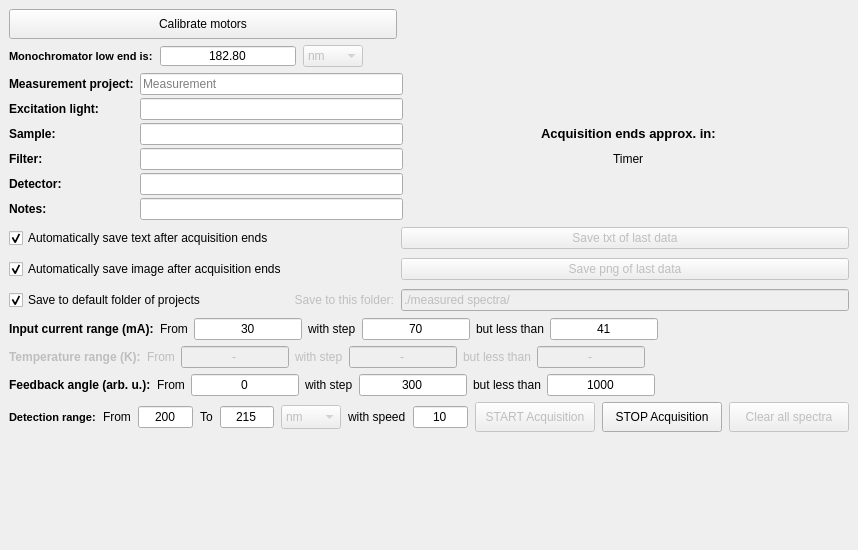
<?xml version="1.0" encoding="UTF-8"?>
<ui version="4.0">
 <class>MainWindow</class>
 <widget class="QMainWindow" name="MainWindow">
  <property name="geometry">
   <rect>
    <x>0</x>
    <y>0</y>
    <width>858</width>
    <height>550</height>
   </rect>
  </property>
  <property name="sizePolicy">
   <sizepolicy hsizetype="Preferred" vsizetype="Preferred">
    <horstretch>0</horstretch>
    <verstretch>0</verstretch>
   </sizepolicy>
  </property>
  <property name="minimumSize">
   <size>
    <width>0</width>
    <height>550</height>
   </size>
  </property>
  <property name="focusPolicy">
   <enum>Qt::TabFocus</enum>
  </property>
  <property name="windowTitle">
   <string>Tunable laser app</string>
  </property>
  <property name="windowIcon">
   <iconset>
    <normaloff>logo_cvut.jpg</normaloff>logo_cvut.jpg</iconset>
  </property>
  <property name="windowOpacity">
   <double>1.000000000000000</double>
  </property>
  <property name="locale">
   <locale language="English" country="UnitedStates"/>
  </property>
  <property name="animated">
   <bool>true</bool>
  </property>
  <property name="tabShape">
   <enum>QTabWidget::Rounded</enum>
  </property>
  <widget class="QWidget" name="centralwidget">
   <property name="cursor">
    <cursorShape>ArrowCursor</cursorShape>
   </property>
   <property name="mouseTracking">
    <bool>false</bool>
   </property>
   <property name="tabletTracking">
    <bool>false</bool>
   </property>
   <property name="focusPolicy">
    <enum>Qt::NoFocus</enum>
   </property>
   <property name="acceptDrops">
    <bool>false</bool>
   </property>
   <property name="autoFillBackground">
    <bool>false</bool>
   </property>
   <layout class="QVBoxLayout" name="verticalLayout">
    <item>
     <layout class="QHBoxLayout" name="horizontalLayout_6">
      <item>
       <widget class="QPushButton" name="buttonCalibrate">
        <property name="sizePolicy">
         <sizepolicy hsizetype="Preferred" vsizetype="Fixed">
          <horstretch>0</horstretch>
          <verstretch>0</verstretch>
         </sizepolicy>
        </property>
        <property name="minimumSize">
         <size>
          <width>388</width>
          <height>30</height>
         </size>
        </property>
        <property name="mouseTracking">
         <bool>false</bool>
        </property>
        <property name="focusPolicy">
         <enum>Qt::StrongFocus</enum>
        </property>
        <property name="text">
         <string>Calibrate motors</string>
        </property>
        <property name="checkable">
         <bool>false</bool>
        </property>
        <property name="autoDefault">
         <bool>true</bool>
        </property>
        <property name="default">
         <bool>false</bool>
        </property>
       </widget>
      </item>
      <item>
       <spacer name="horizontalSpacer_7">
        <property name="orientation">
         <enum>Qt::Horizontal</enum>
        </property>
        <property name="sizeType">
         <enum>QSizePolicy::MinimumExpanding</enum>
        </property>
        <property name="sizeHint" stdset="0">
         <size>
          <width>0</width>
          <height>0</height>
         </size>
        </property>
       </spacer>
      </item>
     </layout>
    </item>
    <item>
     <layout class="QHBoxLayout" name="horizontalLayout">
      <property name="spacing">
       <number>7</number>
      </property>
      <property name="sizeConstraint">
       <enum>QLayout::SetDefaultConstraint</enum>
      </property>
      <item>
       <widget class="QLabel" name="label_4">
        <property name="sizePolicy">
         <sizepolicy hsizetype="Preferred" vsizetype="Minimum">
          <horstretch>0</horstretch>
          <verstretch>0</verstretch>
         </sizepolicy>
        </property>
        <property name="minimumSize">
         <size>
          <width>0</width>
          <height>10</height>
         </size>
        </property>
        <property name="font">
         <font>
          <pointsize>8</pointsize>
          <weight>75</weight>
          <bold>true</bold>
          <kerning>true</kerning>
         </font>
        </property>
        <property name="text">
         <string>Monochromator low end is:</string>
        </property>
       </widget>
      </item>
      <item>
       <widget class="QDoubleSpinBox" name="textCalibration">
        <property name="sizePolicy">
         <sizepolicy hsizetype="Preferred" vsizetype="Fixed">
          <horstretch>0</horstretch>
          <verstretch>0</verstretch>
         </sizepolicy>
        </property>
        <property name="minimumSize">
         <size>
          <width>136</width>
          <height>20</height>
         </size>
        </property>
        <property name="font">
         <font>
          <kerning>true</kerning>
         </font>
        </property>
        <property name="toolTip">
         <string>After calibration look on mochromator analog display and set low end you see.</string>
        </property>
        <property name="alignment">
         <set>Qt::AlignCenter</set>
        </property>
        <property name="buttonSymbols">
         <enum>QAbstractSpinBox::NoButtons</enum>
        </property>
        <property name="showGroupSeparator" stdset="0">
         <bool>false</bool>
        </property>
        <property name="decimals">
         <number>2</number>
        </property>
        <property name="maximum">
         <double>99999.990000000005239</double>
        </property>
        <property name="singleStep">
         <double>0.100000000000000</double>
        </property>
        <property name="stepType">
         <enum>QAbstractSpinBox::DefaultStepType</enum>
        </property>
        <property name="value">
         <double>182.800000000000011</double>
        </property>
       </widget>
      </item>
      <item>
       <widget class="QComboBox" name="comboBox_2">
        <property name="enabled">
         <bool>false</bool>
        </property>
        <property name="sizePolicy">
         <sizepolicy hsizetype="Maximum" vsizetype="Fixed">
          <horstretch>0</horstretch>
          <verstretch>0</verstretch>
         </sizepolicy>
        </property>
        <property name="minimumSize">
         <size>
          <width>60</width>
          <height>20</height>
         </size>
        </property>
        <property name="maximumSize">
         <size>
          <width>70</width>
          <height>16777215</height>
         </size>
        </property>
        <property name="focusPolicy">
         <enum>Qt::TabFocus</enum>
        </property>
        <property name="autoFillBackground">
         <bool>false</bool>
        </property>
        <property name="iconSize">
         <size>
          <width>20</width>
          <height>20</height>
         </size>
        </property>
        <property name="frame">
         <bool>true</bool>
        </property>
        <item>
         <property name="text">
          <string notr="true">nm</string>
         </property>
        </item>
        <item>
         <property name="text">
          <string notr="true">eV</string>
         </property>
        </item>
        <item>
         <property name="text">
          <string notr="true">cm-1</string>
         </property>
        </item>
       </widget>
      </item>
      <item>
       <spacer name="horizontalSpacer_2">
        <property name="orientation">
         <enum>Qt::Horizontal</enum>
        </property>
        <property name="sizeType">
         <enum>QSizePolicy::MinimumExpanding</enum>
        </property>
        <property name="sizeHint" stdset="0">
         <size>
          <width>0</width>
          <height>0</height>
         </size>
        </property>
       </spacer>
      </item>
     </layout>
    </item>
    <item>
     <layout class="QGridLayout" name="gridLayout_3" rowstretch="0,0,0,0,0,0">
      <property name="verticalSpacing">
       <number>3</number>
      </property>
      <item row="0" column="1">
       <widget class="QLineEdit" name="textData_project">
        <property name="sizePolicy">
         <sizepolicy hsizetype="MinimumExpanding" vsizetype="Fixed">
          <horstretch>0</horstretch>
          <verstretch>0</verstretch>
         </sizepolicy>
        </property>
        <property name="minimumSize">
         <size>
          <width>0</width>
          <height>20</height>
         </size>
        </property>
        <property name="placeholderText">
         <string>Measurement</string>
        </property>
       </widget>
      </item>
      <item row="1" column="0">
       <widget class="QLabel" name="label_10">
        <property name="minimumSize">
         <size>
          <width>0</width>
          <height>10</height>
         </size>
        </property>
        <property name="font">
         <font>
          <weight>75</weight>
          <bold>true</bold>
         </font>
        </property>
        <property name="text">
         <string>Excitation light:</string>
        </property>
        <property name="textFormat">
         <enum>Qt::AutoText</enum>
        </property>
       </widget>
      </item>
      <item row="3" column="0">
       <widget class="QLabel" name="label_11">
        <property name="minimumSize">
         <size>
          <width>0</width>
          <height>10</height>
         </size>
        </property>
        <property name="font">
         <font>
          <weight>75</weight>
          <bold>true</bold>
         </font>
        </property>
        <property name="text">
         <string>Filter:</string>
        </property>
        <property name="textFormat">
         <enum>Qt::AutoText</enum>
        </property>
       </widget>
      </item>
      <item row="2" column="1">
       <widget class="QLineEdit" name="textData_sample">
        <property name="minimumSize">
         <size>
          <width>0</width>
          <height>20</height>
         </size>
        </property>
        <property name="placeholderText">
         <string/>
        </property>
       </widget>
      </item>
      <item row="1" column="1">
       <widget class="QLineEdit" name="textData_exc_light">
        <property name="minimumSize">
         <size>
          <width>0</width>
          <height>20</height>
         </size>
        </property>
        <property name="placeholderText">
         <string/>
        </property>
       </widget>
      </item>
      <item row="0" column="2">
       <spacer name="horizontalSpacer_3">
        <property name="orientation">
         <enum>Qt::Horizontal</enum>
        </property>
        <property name="sizeType">
         <enum>QSizePolicy::Expanding</enum>
        </property>
        <property name="sizeHint" stdset="0">
         <size>
          <width>440</width>
          <height>20</height>
         </size>
        </property>
       </spacer>
      </item>
      <item row="2" column="0">
       <widget class="QLabel" name="label_8">
        <property name="minimumSize">
         <size>
          <width>0</width>
          <height>10</height>
         </size>
        </property>
        <property name="font">
         <font>
          <weight>75</weight>
          <bold>true</bold>
         </font>
        </property>
        <property name="text">
         <string>Sample:</string>
        </property>
        <property name="textFormat">
         <enum>Qt::AutoText</enum>
        </property>
       </widget>
      </item>
      <item row="4" column="1">
       <widget class="QLineEdit" name="textData_detector">
        <property name="minimumSize">
         <size>
          <width>0</width>
          <height>20</height>
         </size>
        </property>
        <property name="placeholderText">
         <string/>
        </property>
       </widget>
      </item>
      <item row="3" column="1">
       <widget class="QLineEdit" name="textData_filter">
        <property name="minimumSize">
         <size>
          <width>0</width>
          <height>20</height>
         </size>
        </property>
        <property name="placeholderText">
         <string/>
        </property>
       </widget>
      </item>
      <item row="4" column="0">
       <widget class="QLabel" name="label_9">
        <property name="minimumSize">
         <size>
          <width>0</width>
          <height>10</height>
         </size>
        </property>
        <property name="font">
         <font>
          <weight>75</weight>
          <bold>true</bold>
         </font>
        </property>
        <property name="text">
         <string>Detector:</string>
        </property>
        <property name="textFormat">
         <enum>Qt::AutoText</enum>
        </property>
       </widget>
      </item>
      <item row="0" column="0">
       <widget class="QLabel" name="label_7">
        <property name="minimumSize">
         <size>
          <width>0</width>
          <height>10</height>
         </size>
        </property>
        <property name="font">
         <font>
          <weight>75</weight>
          <bold>true</bold>
         </font>
        </property>
        <property name="text">
         <string>Measurement project:</string>
        </property>
        <property name="textFormat">
         <enum>Qt::AutoText</enum>
        </property>
       </widget>
      </item>
      <item row="5" column="0">
       <widget class="QLabel" name="label_23">
        <property name="minimumSize">
         <size>
          <width>0</width>
          <height>10</height>
         </size>
        </property>
        <property name="font">
         <font>
          <weight>75</weight>
          <bold>true</bold>
         </font>
        </property>
        <property name="text">
         <string>Notes:</string>
        </property>
        <property name="textFormat">
         <enum>Qt::AutoText</enum>
        </property>
       </widget>
      </item>
      <item row="5" column="1">
       <widget class="QLineEdit" name="textData_notes">
        <property name="minimumSize">
         <size>
          <width>0</width>
          <height>20</height>
         </size>
        </property>
        <property name="placeholderText">
         <string/>
        </property>
       </widget>
      </item>
      <item row="3" column="2" alignment="Qt::AlignHCenter">
       <widget class="QLabel" name="timer">
        <property name="font">
         <font>
          <pointsize>9</pointsize>
         </font>
        </property>
        <property name="text">
         <string>Timer</string>
        </property>
       </widget>
      </item>
      <item row="2" column="2" alignment="Qt::AlignHCenter|Qt::AlignVCenter">
       <widget class="QLabel" name="label_timer">
        <property name="font">
         <font>
          <pointsize>10</pointsize>
          <weight>75</weight>
          <bold>true</bold>
         </font>
        </property>
        <property name="text">
         <string>Acquisition ends approx. in:</string>
        </property>
       </widget>
      </item>
     </layout>
    </item>
    <item>
     <layout class="QGridLayout" name="gridLayout_2" rowstretch="0,0,0">
      <property name="spacing">
       <number>7</number>
      </property>
      <item row="0" column="0" alignment="Qt::AlignVCenter">
       <widget class="QCheckBox" name="checkBoxAutomaticSaveTxt">
        <property name="minimumSize">
         <size>
          <width>0</width>
          <height>24</height>
         </size>
        </property>
        <property name="text">
         <string>Automatically save text after acquisition ends</string>
        </property>
        <property name="checked">
         <bool>true</bool>
        </property>
        <property name="tristate">
         <bool>false</bool>
        </property>
       </widget>
      </item>
      <item row="0" column="2" alignment="Qt::AlignVCenter">
       <widget class="QPushButton" name="buttonSaveTxt">
        <property name="enabled">
         <bool>false</bool>
        </property>
        <property name="sizePolicy">
         <sizepolicy hsizetype="MinimumExpanding" vsizetype="Fixed">
          <horstretch>0</horstretch>
          <verstretch>0</verstretch>
         </sizepolicy>
        </property>
        <property name="minimumSize">
         <size>
          <width>150</width>
          <height>15</height>
         </size>
        </property>
        <property name="text">
         <string>Save txt of last data</string>
        </property>
       </widget>
      </item>
      <item row="2" column="1" alignment="Qt::AlignVCenter">
       <widget class="QLabel" name="labelDirpath_txt">
        <property name="enabled">
         <bool>false</bool>
        </property>
        <property name="text">
         <string>Save to this folder:</string>
        </property>
        <property name="alignment">
         <set>Qt::AlignRight|Qt::AlignTrailing|Qt::AlignVCenter</set>
        </property>
       </widget>
      </item>
      <item row="2" column="2" alignment="Qt::AlignVCenter">
       <widget class="QLineEdit" name="textDirpath_txt">
        <property name="enabled">
         <bool>false</bool>
        </property>
        <property name="sizePolicy">
         <sizepolicy hsizetype="MinimumExpanding" vsizetype="Fixed">
          <horstretch>0</horstretch>
          <verstretch>0</verstretch>
         </sizepolicy>
        </property>
        <property name="minimumSize">
         <size>
          <width>200</width>
          <height>0</height>
         </size>
        </property>
        <property name="text">
         <string>./measured spectra/</string>
        </property>
       </widget>
      </item>
      <item row="2" column="0">
       <widget class="QCheckBox" name="checkBoxSaveDefault">
        <property name="minimumSize">
         <size>
          <width>0</width>
          <height>24</height>
         </size>
        </property>
        <property name="font">
         <font>
          <kerning>true</kerning>
         </font>
        </property>
        <property name="text">
         <string>Save to default folder of projects</string>
        </property>
        <property name="checked">
         <bool>true</bool>
        </property>
       </widget>
      </item>
      <item row="1" column="0">
       <widget class="QCheckBox" name="checkBoxAutomaticSavePng">
        <property name="minimumSize">
         <size>
          <width>0</width>
          <height>24</height>
         </size>
        </property>
        <property name="text">
         <string>Automatically save image after acquisition ends</string>
        </property>
        <property name="checked">
         <bool>true</bool>
        </property>
       </widget>
      </item>
      <item row="1" column="2">
       <widget class="QPushButton" name="buttonSavePng">
        <property name="enabled">
         <bool>false</bool>
        </property>
        <property name="sizePolicy">
         <sizepolicy hsizetype="MinimumExpanding" vsizetype="Fixed">
          <horstretch>0</horstretch>
          <verstretch>0</verstretch>
         </sizepolicy>
        </property>
        <property name="minimumSize">
         <size>
          <width>150</width>
          <height>15</height>
         </size>
        </property>
        <property name="text">
         <string>Save png of last data</string>
        </property>
        <property name="checkable">
         <bool>false</bool>
        </property>
       </widget>
      </item>
     </layout>
    </item>
    <item>
     <layout class="QHBoxLayout" name="horizontalLayout_3">
      <item>
       <widget class="QLabel" name="label_12">
        <property name="sizePolicy">
         <sizepolicy hsizetype="Preferred" vsizetype="Minimum">
          <horstretch>0</horstretch>
          <verstretch>0</verstretch>
         </sizepolicy>
        </property>
        <property name="minimumSize">
         <size>
          <width>0</width>
          <height>10</height>
         </size>
        </property>
        <property name="toolTip">
         <string>Arbitrary units</string>
        </property>
        <property name="text">
         <string>&lt;html&gt;&lt;head/&gt;&lt;body&gt;&lt;p&gt;&lt;span style=&quot; font-weight:600;&quot;&gt;Input current range (mA):&lt;/span&gt;&lt;/p&gt;&lt;/body&gt;&lt;/html&gt;</string>
        </property>
       </widget>
      </item>
      <item>
       <widget class="QLabel" name="label_6">
        <property name="text">
         <string>From</string>
        </property>
       </widget>
      </item>
      <item>
       <widget class="QLineEdit" name="textRange_current_from">
        <property name="enabled">
         <bool>true</bool>
        </property>
        <property name="sizePolicy">
         <sizepolicy hsizetype="Minimum" vsizetype="Fixed">
          <horstretch>0</horstretch>
          <verstretch>0</verstretch>
         </sizepolicy>
        </property>
        <property name="minimumSize">
         <size>
          <width>40</width>
          <height>20</height>
         </size>
        </property>
        <property name="focusPolicy">
         <enum>Qt::StrongFocus</enum>
        </property>
        <property name="layoutDirection">
         <enum>Qt::LeftToRight</enum>
        </property>
        <property name="autoFillBackground">
         <bool>false</bool>
        </property>
        <property name="text">
         <string>30</string>
        </property>
        <property name="cursorPosition">
         <number>2</number>
        </property>
        <property name="alignment">
         <set>Qt::AlignCenter</set>
        </property>
        <property name="clearButtonEnabled">
         <bool>false</bool>
        </property>
       </widget>
      </item>
      <item>
       <widget class="QLabel" name="label_14">
        <property name="text">
         <string>with step</string>
        </property>
       </widget>
      </item>
      <item>
       <widget class="QLineEdit" name="textRange_current_step">
        <property name="sizePolicy">
         <sizepolicy hsizetype="Preferred" vsizetype="Fixed">
          <horstretch>0</horstretch>
          <verstretch>0</verstretch>
         </sizepolicy>
        </property>
        <property name="minimumSize">
         <size>
          <width>40</width>
          <height>20</height>
         </size>
        </property>
        <property name="focusPolicy">
         <enum>Qt::StrongFocus</enum>
        </property>
        <property name="layoutDirection">
         <enum>Qt::LeftToRight</enum>
        </property>
        <property name="autoFillBackground">
         <bool>false</bool>
        </property>
        <property name="text">
         <string>70</string>
        </property>
        <property name="alignment">
         <set>Qt::AlignCenter</set>
        </property>
       </widget>
      </item>
      <item>
       <widget class="QLabel" name="label_13">
        <property name="minimumSize">
         <size>
          <width>0</width>
          <height>10</height>
         </size>
        </property>
        <property name="text">
         <string>but less than</string>
        </property>
       </widget>
      </item>
      <item>
       <widget class="QLineEdit" name="textRange_current_to">
        <property name="sizePolicy">
         <sizepolicy hsizetype="Preferred" vsizetype="Fixed">
          <horstretch>0</horstretch>
          <verstretch>0</verstretch>
         </sizepolicy>
        </property>
        <property name="minimumSize">
         <size>
          <width>40</width>
          <height>20</height>
         </size>
        </property>
        <property name="focusPolicy">
         <enum>Qt::StrongFocus</enum>
        </property>
        <property name="toolTip">
         <string>&lt;html&gt;&lt;head/&gt;&lt;body&gt;&lt;p&gt;Max current value that will NOT be achieved.&lt;/p&gt;&lt;/body&gt;&lt;/html&gt;</string>
        </property>
        <property name="layoutDirection">
         <enum>Qt::LeftToRight</enum>
        </property>
        <property name="autoFillBackground">
         <bool>false</bool>
        </property>
        <property name="text">
         <string>41</string>
        </property>
        <property name="frame">
         <bool>true</bool>
        </property>
        <property name="cursorPosition">
         <number>2</number>
        </property>
        <property name="alignment">
         <set>Qt::AlignCenter</set>
        </property>
       </widget>
      </item>
      <item>
       <spacer name="horizontalSpacer_4">
        <property name="orientation">
         <enum>Qt::Horizontal</enum>
        </property>
        <property name="sizeHint" stdset="0">
         <size>
          <width>40</width>
          <height>20</height>
         </size>
        </property>
       </spacer>
      </item>
     </layout>
    </item>
    <item>
     <layout class="QHBoxLayout" name="horizontalLayout_4">
      <item>
       <widget class="QLabel" name="label_15">
        <property name="enabled">
         <bool>false</bool>
        </property>
        <property name="sizePolicy">
         <sizepolicy hsizetype="Preferred" vsizetype="Minimum">
          <horstretch>0</horstretch>
          <verstretch>0</verstretch>
         </sizepolicy>
        </property>
        <property name="minimumSize">
         <size>
          <width>0</width>
          <height>10</height>
         </size>
        </property>
        <property name="toolTip">
         <string>Arbitrary units</string>
        </property>
        <property name="text">
         <string>&lt;html&gt;&lt;head/&gt;&lt;body&gt;&lt;p&gt;&lt;span style=&quot; font-weight:600;&quot;&gt;Temperature range (K):&lt;/span&gt;&lt;/p&gt;&lt;/body&gt;&lt;/html&gt;</string>
        </property>
       </widget>
      </item>
      <item>
       <widget class="QLabel" name="label_16">
        <property name="enabled">
         <bool>false</bool>
        </property>
        <property name="text">
         <string>From</string>
        </property>
       </widget>
      </item>
      <item>
       <widget class="QLineEdit" name="textRange_temperature_from">
        <property name="enabled">
         <bool>false</bool>
        </property>
        <property name="sizePolicy">
         <sizepolicy hsizetype="Minimum" vsizetype="Fixed">
          <horstretch>0</horstretch>
          <verstretch>0</verstretch>
         </sizepolicy>
        </property>
        <property name="minimumSize">
         <size>
          <width>40</width>
          <height>20</height>
         </size>
        </property>
        <property name="focusPolicy">
         <enum>Qt::StrongFocus</enum>
        </property>
        <property name="layoutDirection">
         <enum>Qt::LeftToRight</enum>
        </property>
        <property name="autoFillBackground">
         <bool>false</bool>
        </property>
        <property name="text">
         <string>-</string>
        </property>
        <property name="cursorPosition">
         <number>1</number>
        </property>
        <property name="alignment">
         <set>Qt::AlignCenter</set>
        </property>
        <property name="clearButtonEnabled">
         <bool>false</bool>
        </property>
       </widget>
      </item>
      <item>
       <widget class="QLabel" name="label_18">
        <property name="enabled">
         <bool>false</bool>
        </property>
        <property name="text">
         <string>with step</string>
        </property>
       </widget>
      </item>
      <item>
       <widget class="QLineEdit" name="textRange_temperature_step">
        <property name="enabled">
         <bool>false</bool>
        </property>
        <property name="sizePolicy">
         <sizepolicy hsizetype="Preferred" vsizetype="Fixed">
          <horstretch>0</horstretch>
          <verstretch>0</verstretch>
         </sizepolicy>
        </property>
        <property name="minimumSize">
         <size>
          <width>40</width>
          <height>20</height>
         </size>
        </property>
        <property name="focusPolicy">
         <enum>Qt::StrongFocus</enum>
        </property>
        <property name="layoutDirection">
         <enum>Qt::LeftToRight</enum>
        </property>
        <property name="autoFillBackground">
         <bool>false</bool>
        </property>
        <property name="text">
         <string>-</string>
        </property>
        <property name="alignment">
         <set>Qt::AlignCenter</set>
        </property>
       </widget>
      </item>
      <item>
       <widget class="QLabel" name="label_17">
        <property name="enabled">
         <bool>false</bool>
        </property>
        <property name="minimumSize">
         <size>
          <width>0</width>
          <height>10</height>
         </size>
        </property>
        <property name="text">
         <string>but less than</string>
        </property>
       </widget>
      </item>
      <item>
       <widget class="QLineEdit" name="textRange_temperature_to">
        <property name="enabled">
         <bool>false</bool>
        </property>
        <property name="sizePolicy">
         <sizepolicy hsizetype="Preferred" vsizetype="Fixed">
          <horstretch>0</horstretch>
          <verstretch>0</verstretch>
         </sizepolicy>
        </property>
        <property name="minimumSize">
         <size>
          <width>40</width>
          <height>20</height>
         </size>
        </property>
        <property name="focusPolicy">
         <enum>Qt::StrongFocus</enum>
        </property>
        <property name="toolTip">
         <string>&lt;html&gt;&lt;head/&gt;&lt;body&gt;&lt;p&gt;Max temperature value that will NOT be achieved.&lt;/p&gt;&lt;/body&gt;&lt;/html&gt;</string>
        </property>
        <property name="layoutDirection">
         <enum>Qt::LeftToRight</enum>
        </property>
        <property name="autoFillBackground">
         <bool>false</bool>
        </property>
        <property name="text">
         <string>-</string>
        </property>
        <property name="frame">
         <bool>true</bool>
        </property>
        <property name="cursorPosition">
         <number>1</number>
        </property>
        <property name="alignment">
         <set>Qt::AlignCenter</set>
        </property>
       </widget>
      </item>
      <item>
       <spacer name="horizontalSpacer_5">
        <property name="orientation">
         <enum>Qt::Horizontal</enum>
        </property>
        <property name="sizeHint" stdset="0">
         <size>
          <width>40</width>
          <height>20</height>
         </size>
        </property>
       </spacer>
      </item>
     </layout>
    </item>
    <item>
     <layout class="QHBoxLayout" name="horizontalLayout_5">
      <item>
       <widget class="QLabel" name="label_19">
        <property name="sizePolicy">
         <sizepolicy hsizetype="Preferred" vsizetype="Minimum">
          <horstretch>0</horstretch>
          <verstretch>0</verstretch>
         </sizepolicy>
        </property>
        <property name="minimumSize">
         <size>
          <width>0</width>
          <height>10</height>
         </size>
        </property>
        <property name="toolTip">
         <string>Arbitrary units</string>
        </property>
        <property name="text">
         <string>&lt;html&gt;&lt;head/&gt;&lt;body&gt;&lt;p&gt;&lt;span style=&quot; font-weight:600;&quot;&gt;Feedback angle (arb. u.):&lt;/span&gt;&lt;/p&gt;&lt;/body&gt;&lt;/html&gt;</string>
        </property>
       </widget>
      </item>
      <item>
       <widget class="QLabel" name="label_21">
        <property name="text">
         <string>From</string>
        </property>
       </widget>
      </item>
      <item>
       <widget class="QLineEdit" name="textRange_angle_from">
        <property name="enabled">
         <bool>true</bool>
        </property>
        <property name="sizePolicy">
         <sizepolicy hsizetype="Minimum" vsizetype="Fixed">
          <horstretch>0</horstretch>
          <verstretch>0</verstretch>
         </sizepolicy>
        </property>
        <property name="minimumSize">
         <size>
          <width>40</width>
          <height>20</height>
         </size>
        </property>
        <property name="focusPolicy">
         <enum>Qt::StrongFocus</enum>
        </property>
        <property name="layoutDirection">
         <enum>Qt::LeftToRight</enum>
        </property>
        <property name="autoFillBackground">
         <bool>false</bool>
        </property>
        <property name="text">
         <string>0</string>
        </property>
        <property name="cursorPosition">
         <number>1</number>
        </property>
        <property name="alignment">
         <set>Qt::AlignCenter</set>
        </property>
        <property name="clearButtonEnabled">
         <bool>false</bool>
        </property>
       </widget>
      </item>
      <item>
       <widget class="QLabel" name="label_20">
        <property name="text">
         <string>with step</string>
        </property>
       </widget>
      </item>
      <item>
       <widget class="QLineEdit" name="textRange_angle_step">
        <property name="sizePolicy">
         <sizepolicy hsizetype="Preferred" vsizetype="Fixed">
          <horstretch>0</horstretch>
          <verstretch>0</verstretch>
         </sizepolicy>
        </property>
        <property name="minimumSize">
         <size>
          <width>40</width>
          <height>20</height>
         </size>
        </property>
        <property name="focusPolicy">
         <enum>Qt::StrongFocus</enum>
        </property>
        <property name="layoutDirection">
         <enum>Qt::LeftToRight</enum>
        </property>
        <property name="autoFillBackground">
         <bool>false</bool>
        </property>
        <property name="text">
         <string>300</string>
        </property>
        <property name="alignment">
         <set>Qt::AlignCenter</set>
        </property>
       </widget>
      </item>
      <item>
       <widget class="QLabel" name="label_22">
        <property name="minimumSize">
         <size>
          <width>0</width>
          <height>10</height>
         </size>
        </property>
        <property name="text">
         <string>but less than</string>
        </property>
       </widget>
      </item>
      <item>
       <widget class="QLineEdit" name="textRange_angle_to">
        <property name="sizePolicy">
         <sizepolicy hsizetype="Preferred" vsizetype="Fixed">
          <horstretch>0</horstretch>
          <verstretch>0</verstretch>
         </sizepolicy>
        </property>
        <property name="minimumSize">
         <size>
          <width>40</width>
          <height>20</height>
         </size>
        </property>
        <property name="focusPolicy">
         <enum>Qt::StrongFocus</enum>
        </property>
        <property name="toolTip">
         <string>&lt;html&gt;&lt;head/&gt;&lt;body&gt;&lt;p&gt;Max current value that will NOT be achieved.&lt;/p&gt;&lt;/body&gt;&lt;/html&gt;</string>
        </property>
        <property name="layoutDirection">
         <enum>Qt::LeftToRight</enum>
        </property>
        <property name="autoFillBackground">
         <bool>false</bool>
        </property>
        <property name="text">
         <string>1000</string>
        </property>
        <property name="frame">
         <bool>true</bool>
        </property>
        <property name="cursorPosition">
         <number>4</number>
        </property>
        <property name="alignment">
         <set>Qt::AlignCenter</set>
        </property>
       </widget>
      </item>
      <item>
       <spacer name="horizontalSpacer_6">
        <property name="orientation">
         <enum>Qt::Horizontal</enum>
        </property>
        <property name="sizeHint" stdset="0">
         <size>
          <width>40</width>
          <height>20</height>
         </size>
        </property>
       </spacer>
      </item>
     </layout>
    </item>
    <item>
     <layout class="QHBoxLayout" name="horizontalLayout_2">
      <property name="spacing">
       <number>7</number>
      </property>
      <property name="sizeConstraint">
       <enum>QLayout::SetDefaultConstraint</enum>
      </property>
      <item>
       <widget class="QLabel" name="label_3">
        <property name="sizePolicy">
         <sizepolicy hsizetype="Preferred" vsizetype="Minimum">
          <horstretch>0</horstretch>
          <verstretch>0</verstretch>
         </sizepolicy>
        </property>
        <property name="minimumSize">
         <size>
          <width>0</width>
          <height>10</height>
         </size>
        </property>
        <property name="font">
         <font>
          <pointsize>8</pointsize>
          <weight>75</weight>
          <bold>true</bold>
          <kerning>true</kerning>
         </font>
        </property>
        <property name="text">
         <string>Detection range:</string>
        </property>
       </widget>
      </item>
      <item alignment="Qt::AlignVCenter">
       <widget class="QLabel" name="label_2">
        <property name="sizePolicy">
         <sizepolicy hsizetype="Preferred" vsizetype="Minimum">
          <horstretch>0</horstretch>
          <verstretch>0</verstretch>
         </sizepolicy>
        </property>
        <property name="minimumSize">
         <size>
          <width>0</width>
          <height>10</height>
         </size>
        </property>
        <property name="text">
         <string>From</string>
        </property>
       </widget>
      </item>
      <item>
       <widget class="QLineEdit" name="textRange_from">
        <property name="sizePolicy">
         <sizepolicy hsizetype="Preferred" vsizetype="Fixed">
          <horstretch>0</horstretch>
          <verstretch>0</verstretch>
         </sizepolicy>
        </property>
        <property name="minimumSize">
         <size>
          <width>40</width>
          <height>20</height>
         </size>
        </property>
        <property name="focusPolicy">
         <enum>Qt::StrongFocus</enum>
        </property>
        <property name="layoutDirection">
         <enum>Qt::LeftToRight</enum>
        </property>
        <property name="autoFillBackground">
         <bool>false</bool>
        </property>
        <property name="text">
         <string>200</string>
        </property>
        <property name="frame">
         <bool>true</bool>
        </property>
        <property name="cursorPosition">
         <number>3</number>
        </property>
        <property name="alignment">
         <set>Qt::AlignCenter</set>
        </property>
       </widget>
      </item>
      <item>
       <widget class="QLabel" name="label">
        <property name="minimumSize">
         <size>
          <width>0</width>
          <height>10</height>
         </size>
        </property>
        <property name="text">
         <string>To</string>
        </property>
       </widget>
      </item>
      <item>
       <widget class="QLineEdit" name="textRange_to">
        <property name="sizePolicy">
         <sizepolicy hsizetype="Preferred" vsizetype="Fixed">
          <horstretch>0</horstretch>
          <verstretch>0</verstretch>
         </sizepolicy>
        </property>
        <property name="minimumSize">
         <size>
          <width>40</width>
          <height>20</height>
         </size>
        </property>
        <property name="focusPolicy">
         <enum>Qt::StrongFocus</enum>
        </property>
        <property name="layoutDirection">
         <enum>Qt::LeftToRight</enum>
        </property>
        <property name="autoFillBackground">
         <bool>false</bool>
        </property>
        <property name="text">
         <string>215</string>
        </property>
        <property name="alignment">
         <set>Qt::AlignCenter</set>
        </property>
       </widget>
      </item>
      <item>
       <widget class="QComboBox" name="comboBox">
        <property name="enabled">
         <bool>false</bool>
        </property>
        <property name="sizePolicy">
         <sizepolicy hsizetype="Maximum" vsizetype="Fixed">
          <horstretch>0</horstretch>
          <verstretch>0</verstretch>
         </sizepolicy>
        </property>
        <property name="minimumSize">
         <size>
          <width>60</width>
          <height>24</height>
         </size>
        </property>
        <property name="maximumSize">
         <size>
          <width>70</width>
          <height>16777215</height>
         </size>
        </property>
        <property name="focusPolicy">
         <enum>Qt::TabFocus</enum>
        </property>
        <property name="autoFillBackground">
         <bool>false</bool>
        </property>
        <property name="iconSize">
         <size>
          <width>20</width>
          <height>20</height>
         </size>
        </property>
        <property name="frame">
         <bool>true</bool>
        </property>
        <item>
         <property name="text">
          <string notr="true">nm</string>
         </property>
        </item>
        <item>
         <property name="text">
          <string notr="true">eV</string>
         </property>
        </item>
        <item>
         <property name="text">
          <string notr="true">cm-1</string>
         </property>
        </item>
       </widget>
      </item>
      <item>
       <widget class="QLabel" name="label_5">
        <property name="text">
         <string>with speed</string>
        </property>
       </widget>
      </item>
      <item>
       <widget class="QLineEdit" name="textStep_speed">
        <property name="enabled">
         <bool>true</bool>
        </property>
        <property name="sizePolicy">
         <sizepolicy hsizetype="Minimum" vsizetype="Fixed">
          <horstretch>0</horstretch>
          <verstretch>0</verstretch>
         </sizepolicy>
        </property>
        <property name="minimumSize">
         <size>
          <width>40</width>
          <height>20</height>
         </size>
        </property>
        <property name="focusPolicy">
         <enum>Qt::StrongFocus</enum>
        </property>
        <property name="layoutDirection">
         <enum>Qt::LeftToRight</enum>
        </property>
        <property name="autoFillBackground">
         <bool>false</bool>
        </property>
        <property name="text">
         <string>10</string>
        </property>
        <property name="alignment">
         <set>Qt::AlignCenter</set>
        </property>
       </widget>
      </item>
      <item>
       <widget class="QPushButton" name="buttonAcquire">
        <property name="enabled">
         <bool>false</bool>
        </property>
        <property name="sizePolicy">
         <sizepolicy hsizetype="Preferred" vsizetype="Fixed">
          <horstretch>0</horstretch>
          <verstretch>0</verstretch>
         </sizepolicy>
        </property>
        <property name="minimumSize">
         <size>
          <width>120</width>
          <height>30</height>
         </size>
        </property>
        <property name="focusPolicy">
         <enum>Qt::TabFocus</enum>
        </property>
        <property name="text">
         <string>START Acquisition</string>
        </property>
        <property name="autoDefault">
         <bool>true</bool>
        </property>
       </widget>
      </item>
      <item>
       <widget class="QPushButton" name="buttonStop">
        <property name="sizePolicy">
         <sizepolicy hsizetype="Preferred" vsizetype="Fixed">
          <horstretch>0</horstretch>
          <verstretch>0</verstretch>
         </sizepolicy>
        </property>
        <property name="minimumSize">
         <size>
          <width>120</width>
          <height>30</height>
         </size>
        </property>
        <property name="font">
         <font>
          <weight>50</weight>
          <bold>false</bold>
          <strikeout>false</strikeout>
         </font>
        </property>
        <property name="focusPolicy">
         <enum>Qt::TabFocus</enum>
        </property>
        <property name="text">
         <string>STOP Acquisition</string>
        </property>
        <property name="autoDefault">
         <bool>true</bool>
        </property>
        <property name="default">
         <bool>false</bool>
        </property>
       </widget>
      </item>
      <item>
       <widget class="QPushButton" name="buttonClear_spectra">
        <property name="enabled">
         <bool>false</bool>
        </property>
        <property name="sizePolicy">
         <sizepolicy hsizetype="Preferred" vsizetype="Fixed">
          <horstretch>0</horstretch>
          <verstretch>0</verstretch>
         </sizepolicy>
        </property>
        <property name="minimumSize">
         <size>
          <width>120</width>
          <height>30</height>
         </size>
        </property>
        <property name="focusPolicy">
         <enum>Qt::TabFocus</enum>
        </property>
        <property name="text">
         <string>Clear all spectra</string>
        </property>
        <property name="autoDefault">
         <bool>true</bool>
        </property>
       </widget>
      </item>
      <item>
       <spacer name="horizontalSpacer">
        <property name="orientation">
         <enum>Qt::Horizontal</enum>
        </property>
        <property name="sizeType">
         <enum>QSizePolicy::MinimumExpanding</enum>
        </property>
        <property name="sizeHint" stdset="0">
         <size>
          <width>0</width>
          <height>20</height>
         </size>
        </property>
       </spacer>
      </item>
     </layout>
    </item>
    <item>
     <widget class="MplCanvas" name="canvas" native="true">
      <property name="sizePolicy">
       <sizepolicy hsizetype="Expanding" vsizetype="Expanding">
        <horstretch>0</horstretch>
        <verstretch>0</verstretch>
       </sizepolicy>
      </property>
      <property name="font">
       <font>
        <weight>50</weight>
        <bold>false</bold>
       </font>
      </property>
      <property name="autoFillBackground">
       <bool>false</bool>
      </property>
      <property name="styleSheet">
       <string notr="true"/>
      </property>
     </widget>
    </item>
   </layout>
  </widget>
 </widget>
 <customwidgets>
  <customwidget>
   <class>MplCanvas</class>
   <extends>QWidget</extends>
   <header>canvas</header>
   <container>1</container>
  </customwidget>
 </customwidgets>
 <tabstops>
  <tabstop>comboBox_2</tabstop>
  <tabstop>textData_project</tabstop>
  <tabstop>textData_exc_light</tabstop>
  <tabstop>textData_sample</tabstop>
  <tabstop>textData_filter</tabstop>
  <tabstop>textData_detector</tabstop>
  <tabstop>checkBoxAutomaticSaveTxt</tabstop>
  <tabstop>buttonSaveTxt</tabstop>
  <tabstop>checkBoxAutomaticSavePng</tabstop>
  <tabstop>buttonSavePng</tabstop>
  <tabstop>checkBoxSaveDefault</tabstop>
  <tabstop>textDirpath_txt</tabstop>
  <tabstop>textRange_current_from</tabstop>
  <tabstop>textRange_current_step</tabstop>
  <tabstop>textRange_current_to</tabstop>
  <tabstop>textRange_from</tabstop>
  <tabstop>textRange_to</tabstop>
  <tabstop>comboBox</tabstop>
  <tabstop>textStep_speed</tabstop>
  <tabstop>buttonAcquire</tabstop>
  <tabstop>buttonStop</tabstop>
  <tabstop>buttonClear_spectra</tabstop>
 </tabstops>
 <resources/>
 <connections>
  <connection>
   <sender>textRange_from</sender>
   <signal>returnPressed()</signal>
   <receiver>buttonAcquire</receiver>
   <slot>click()</slot>
   <hints>
    <hint type="sourcelabel">
     <x>205</x>
     <y>478</y>
    </hint>
    <hint type="destinationlabel">
     <x>584</x>
     <y>481</y>
    </hint>
   </hints>
  </connection>
  <connection>
   <sender>textRange_to</sender>
   <signal>returnPressed()</signal>
   <receiver>buttonAcquire</receiver>
   <slot>click()</slot>
   <hints>
    <hint type="sourcelabel">
     <x>274</x>
     <y>478</y>
    </hint>
    <hint type="destinationlabel">
     <x>584</x>
     <y>481</y>
    </hint>
   </hints>
  </connection>
  <connection>
   <sender>textStep_speed</sender>
   <signal>returnPressed()</signal>
   <receiver>buttonAcquire</receiver>
   <slot>click()</slot>
   <hints>
    <hint type="sourcelabel">
     <x>457</x>
     <y>478</y>
    </hint>
    <hint type="destinationlabel">
     <x>584</x>
     <y>481</y>
    </hint>
   </hints>
  </connection>
 </connections>
</ui>
